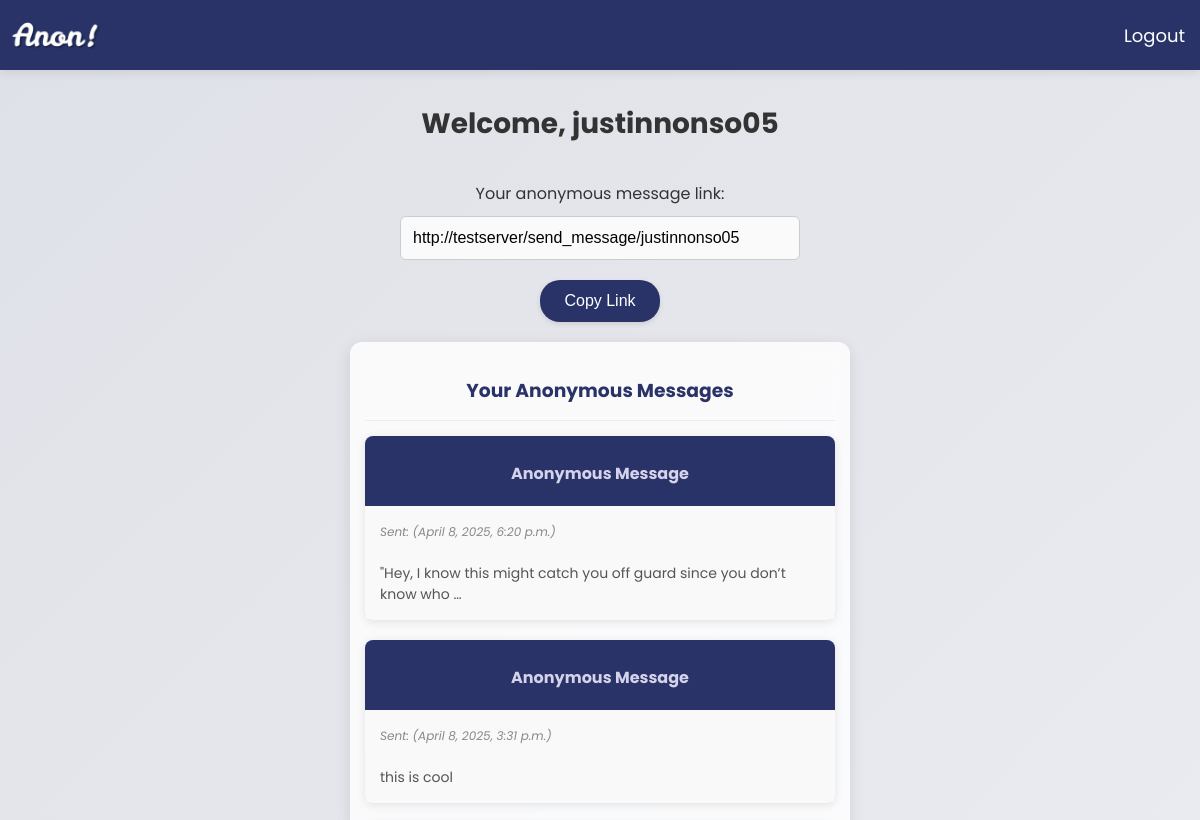
Page / (signed in, upper part) on the earlier database version.
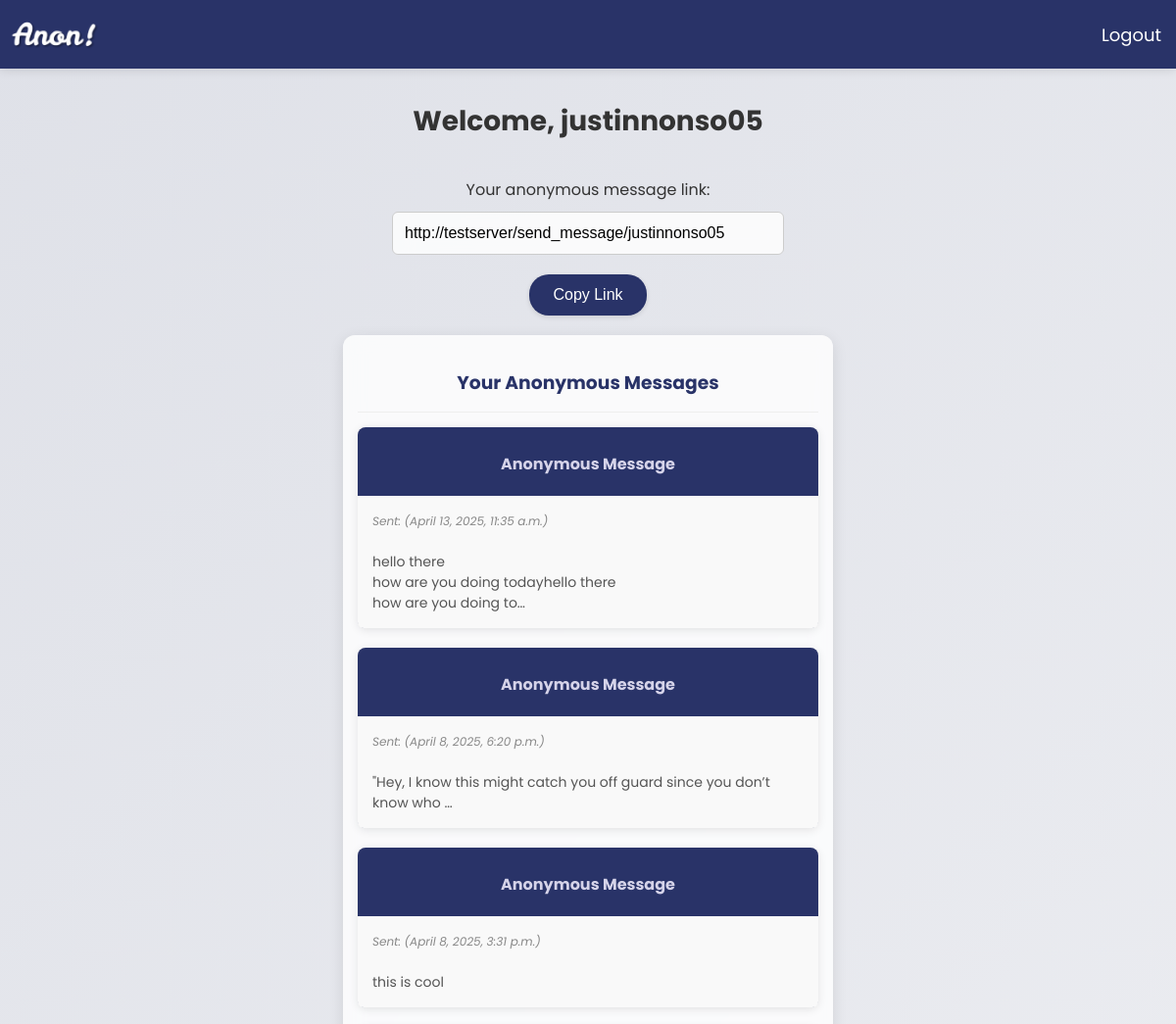
Same page on the later database version.
### main/models.py (models this page shows, shortened)
class Message(models.Model):
    recipient = models.ForeignKey(User, on_delete=models.CASCADE, related_name='messages')
    content = models.TextField()
    timestamp = models.DateTimeField(auto_now_add=True)
    is_read = models.BooleanField(default=False)

### main/views.py (the view)
# urls.py: path('', views.user_home, name="home"),
def user_home(request):
    if not request.user.is_authenticated:
        return redirect('auth')
    messages = request.user.messages.order_by('-timestamp').all()
    return render(request, 'main/home.html', {'messages': messages})

### main/templates/main/home.html (shortened to what this page needs)
{% extends "main/base.html" %}
{% load static %}
{% block nav_links %}
    <a href="{% url 'logout' %}" class="nav-link">Logout</a>
{% endblock nav_links %}
{% block content %}
    <div class="container">
        <h2>Welcome, {{ user.username }}</h2>
        <p>Your anonymous message link:</p>
        <input type="text" value="{{ request.build_absolute_uri|slice:':'|add:'send_message/'|add:user.username }}" readonly id="anonLink">
        <button onclick="copyLink()">Copy Link</button>
        <div id="Messages" class="tabcontent" style="display: block;">
            <h3>Your Anonymous Messages</h3>
            {% if messages %}
                {% for message in messages %}
                <div class="message-con" data-url="{% url 'message_detail' message.id %}" onclick="view(this)">
                    <div class="msg-head"><span class="title">Anonymous Message</span></div>
                    <div class="message">
                        <span>
                            <small>Sent: ({{ message.timestamp }})</small><br><br>
                            {% with content=message.content|striptags %}
                                {% if content|length > 70 %}
                                    {{ content|truncatechars:70|safe|linebreaksbr }}
                                {% else %}
                                    {{ content|safe|linebreaksbr }}
                                {% endif %}
                            {% endwith %}
                        </span>
                    </div>
                </div>
                {% endfor %}
            {% else %}
                <p class="no-messages">No messages yet. Share your link to receive anonymous messages!</p>
            {% endif %}
        </div>
    </div>
{% endblock content %}

Differences in the rows shown:
added Message: timestamp "April 13, 2025, 11:35 a.m.", content "hello there how are you doing todayhello there how are you doing to…"
